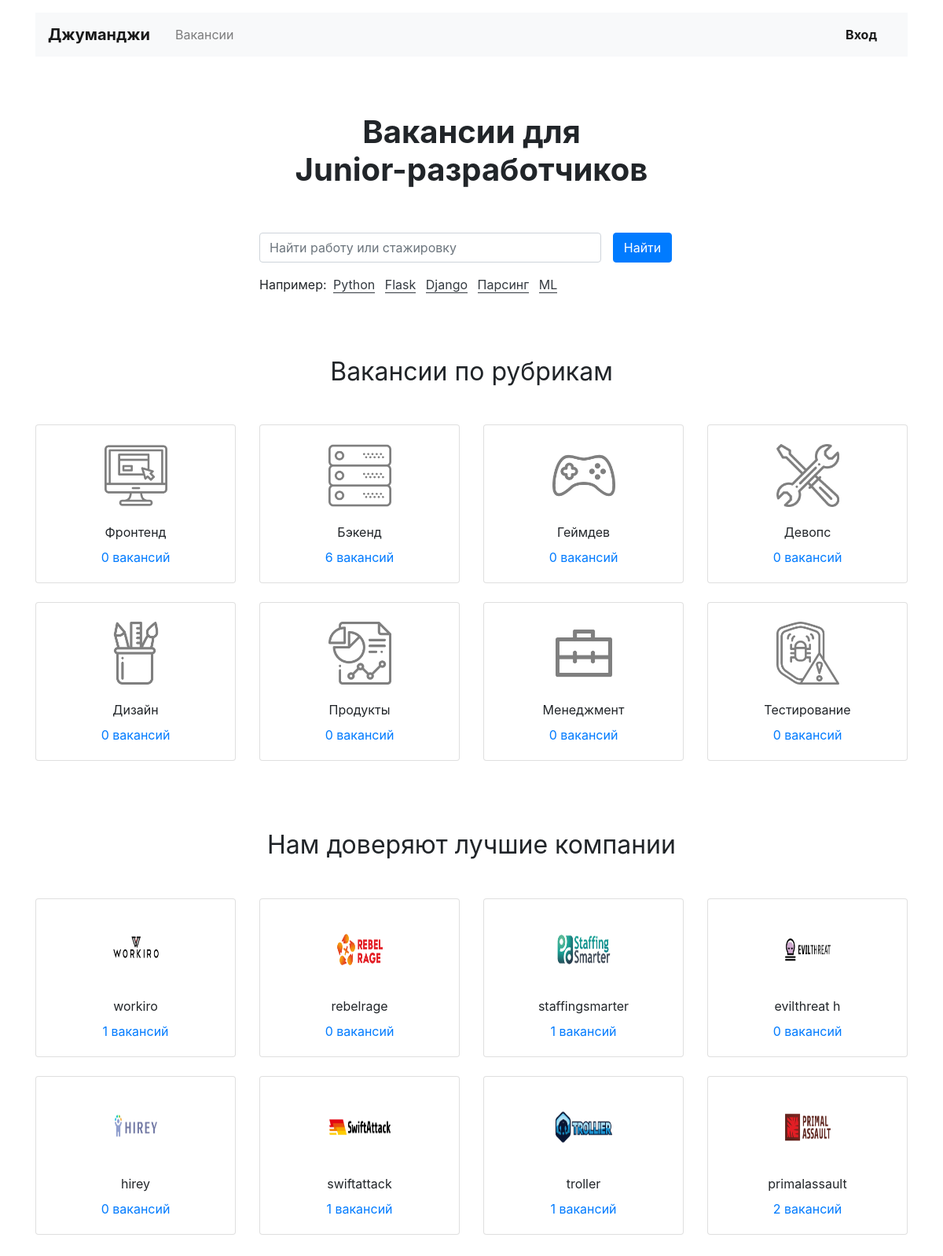
The page / on the database its author committed.
### JobforJunes/models.py (models this page shows)
class Specialty(models.Model):
    code = models.CharField(max_length=20)
    title = models.CharField(max_length=20)
    picture = models.ImageField(upload_to='speciality_images')

class Company(models.Model):
    name = models.CharField(max_length=30)
    location = models.CharField(max_length=30)
    logo = models.ImageField(upload_to='company_images')
    description = models.TextField()
    employee_count = models.IntegerField()
    owner=models.OneToOneField(get_user_model(), null=True, on_delete=models.CASCADE, related_name='company')

### JobforJunes/views.py (the view)
# urls.py: path('', Main_page.as_view(), name='main'),
class Main_page(View):
    def get(self, request):
        specialties = Specialty.objects.annotate(number_vacantion=Count('vacancies'))
        companies = Company.objects.annotate(number_companies=Count('companies'))
        return render(request, 'index.html', context={'all': {'specialties': specialties, 'companies': companies}})

### templates/index.html (shortened to what this page needs)
{% extends 'base.html' %}
{%block project%}
  <main class="container mt-3">
    <section>
      <h1 class="h1 text-center mx-auto mt-4 py-5"><strong>Вакансии для <br>Junior-разработчиков</strong></h1>
      <div class="row">
        <div class="col-12 col-md-8 col-lg-6 offset-lg-3 offset-md-2">
          <form class="form-inline mb-3" enctype="multipart/form-data">
            <div class="form-group col-8 col-md-10 pl-0">
              <input class="form-control w-100" type="search" placeholder="Найти работу или стажировку" aria-label="Найти работу или стажировку">
            </div>
            <div class="form-group col-4 col-md-2 pl-0">
              <button class="btn btn-primary w-100" type="submit">Найти</button>
            </div>
          </form>
          <p>Например:
            <a href="#" class="text-dark border-bottom border-dark m-1 text-decoration-none">Python</a>
            <a href="#" class="text-dark border-bottom border-dark m-1 text-decoration-none">Flask</a>
            <a href="#" class="text-dark border-bottom border-dark m-1 text-decoration-none">Django</a>
            <a href="#" class="text-dark border-bottom border-dark m-1 text-decoration-none">Парсинг</a>
            <a href="#" class="text-dark border-bottom border-dark m-1 text-decoration-none">ML</a>
          </p>
        </div>
      </div>
    </section>
    <section class="mt-5 pt-3">
      <h2 class="h2 font-weight-normal text-center mb-5">Вакансии по рубрикам</h2>
      <div class="row mb-0">
        {% for object in all.specialties %}
        <div class="col-6 col-md-6 col-lg-3">
          <div class="card pt-4 text-center mb-4">
            <img class="mx-auto d-block" src={{object.picture.url}} width="80" height="80" alt="">
            <div class="card-body">
              <p class="card-text mb-2">{{object.title}}</p>
              <p class="card-text"><a href={%url 'vacancion_by_specialty' object.code %}> {{object.number_vacantion}} вакансий </a></p>
            </div>
          </div>
        </div>
        {% endfor %}
      </div>
    </section>
    <section class="my-5 pt-3">
      <h2 class="h2 font-weight-normal text-center mb-5">Нам доверяют лучшие компании</h2>
 <div class="row mb-5">
        {% for company in all.companies %}
        <div class="col-6 col-md-6 col-lg-3">
          <div class="card pt-4 text-center mb-4">
            <img class="mx-auto d-block" src='{{ company.logo.url }}' width="80" height="80" alt="">
            <div class="card-body">
              <p class="card-text mb-2">{{company.name}}</p>
              <p class="card-text"><a href={% url 'company' company.id %}>{{company.number_companies}} вакансий </a></p>
            </div>
          </div>
        </div>
        {% endfor %}
      </div>
    </section>
  </main>
{% endblock %}

### templates/base.html (shortened to what this page needs)
<!DOCTYPE html>
<html lang="ru">
<head>
  <link rel="stylesheet" href="https://stackpath.bootstrapcdn.com/bootstrap/4.3.1/css/bootstrap.min.css">
</head>
<body>
  <header class="container mt-3">
    <nav class="navbar navbar-expand-lg navbar-light bg-light">
      <a class="navbar-brand mr-4 font-weight-bold" href={% url 'main' %}>Джуманджи</a>
      <div class="collapse navbar-collapse justify-content-between" id="navbarNav">
        <ul class="navbar-nav col-10">
          <li class="nav-item">
          <li {% if url == 'vacancies'%} class="nav-item active" {% endif %}>
              <a class="nav-link" href={% url 'vacancies' %}>Вакансии</a>
          </li>
        </ul>
        <ul class="navbar-nav col-2 justify-content-end">
          <li class="nav-item active">
            <a href={% url 'login' %} class="nav-link font-weight-bold">Вход</a>
          </li>
        </ul>
      </div>
    </nav>
  </header>
{%block project%} {%endblock%}
<body>
</body>
</html>

### rows shown on the page
Specialty: picture (picture), title "Фронтенд", number_vacantion "0"
Specialty: picture (picture), title "Бэкенд", number_vacantion "6"
Specialty: picture (picture), title "Геймдев", number_vacantion "0"
Specialty: picture (picture), title "Девопс", number_vacantion "0"
Specialty: picture (picture), title "Дизайн", number_vacantion "0"
Specialty: picture (picture), title "Продукты", number_vacantion "0"
Specialty: picture (picture), title "Менеджмент", number_vacantion "0"
Specialty: picture (picture), title "Тестирование", number_vacantion "0"
Company: logo (picture), name "workiro", number_companies "1"
Company: logo (picture), name "rebelrage", number_companies "0"
Company: logo (picture), name "staffingsmarter", number_companies "1"
Company: logo (picture), name "evilthreat h", number_companies "0"
Company: logo (picture), name "hirey", number_companies "0"
Company: logo (picture), name "swiftattack", number_companies "1"
Company: logo (picture), name "troller", number_companies "1"
Company: logo (picture), name "primalassault", number_companies "2"
